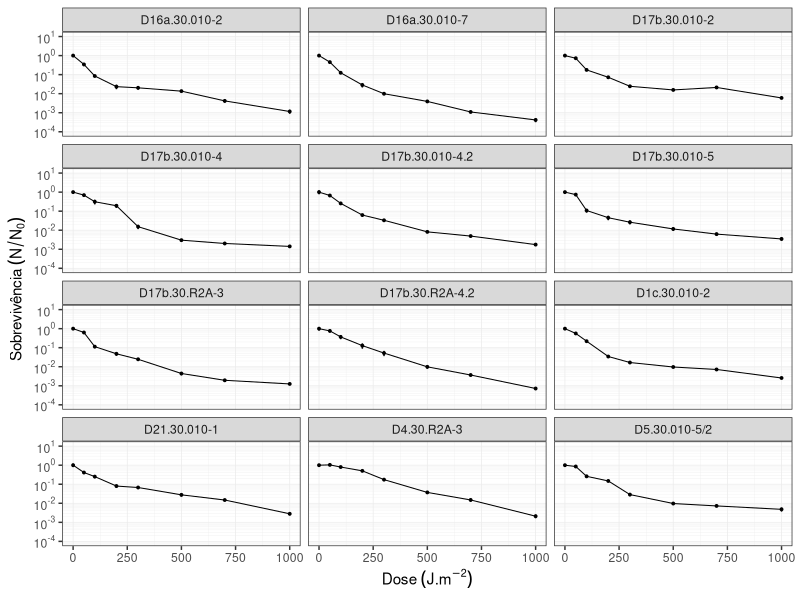
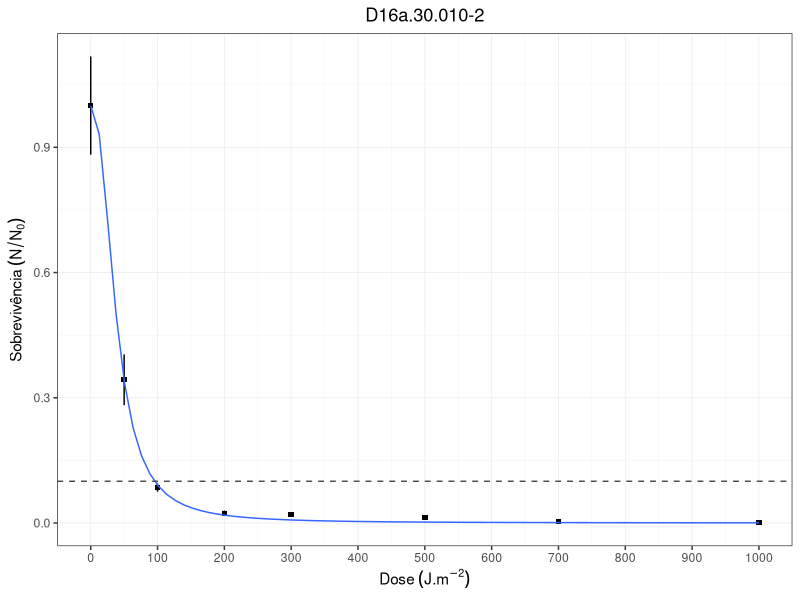
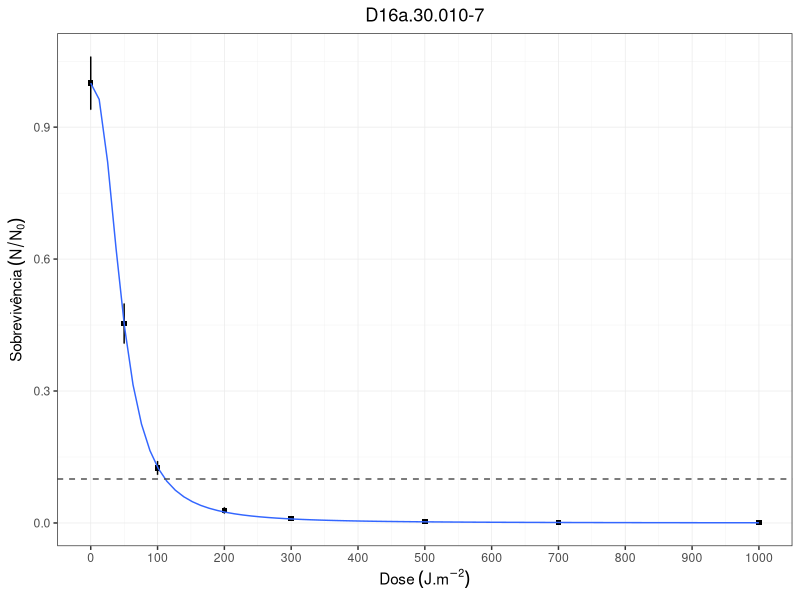
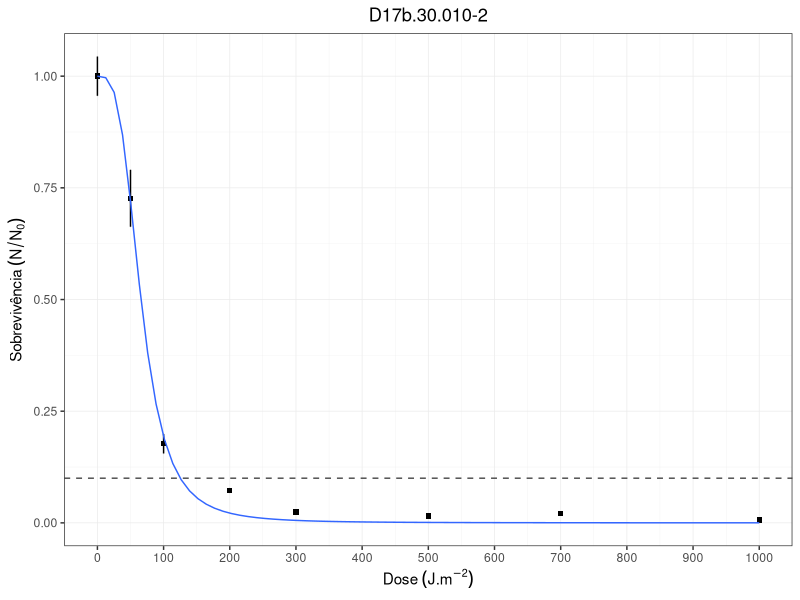
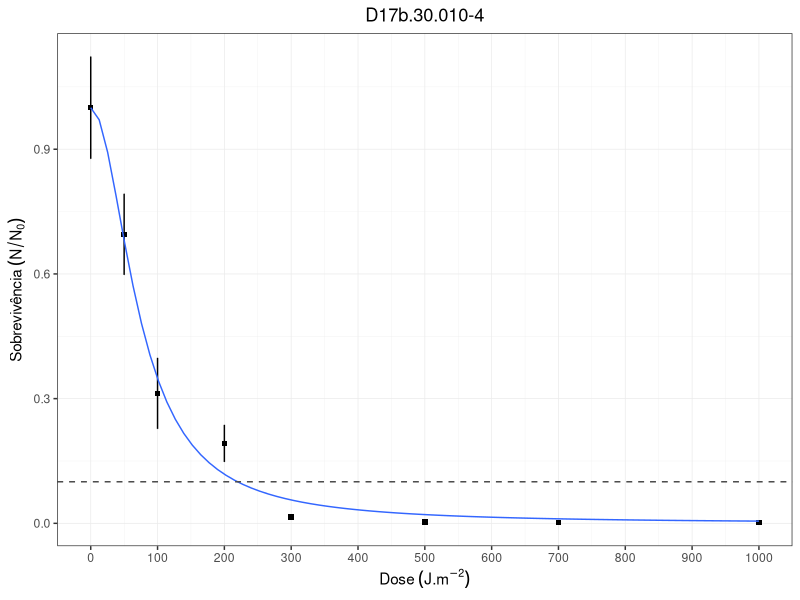
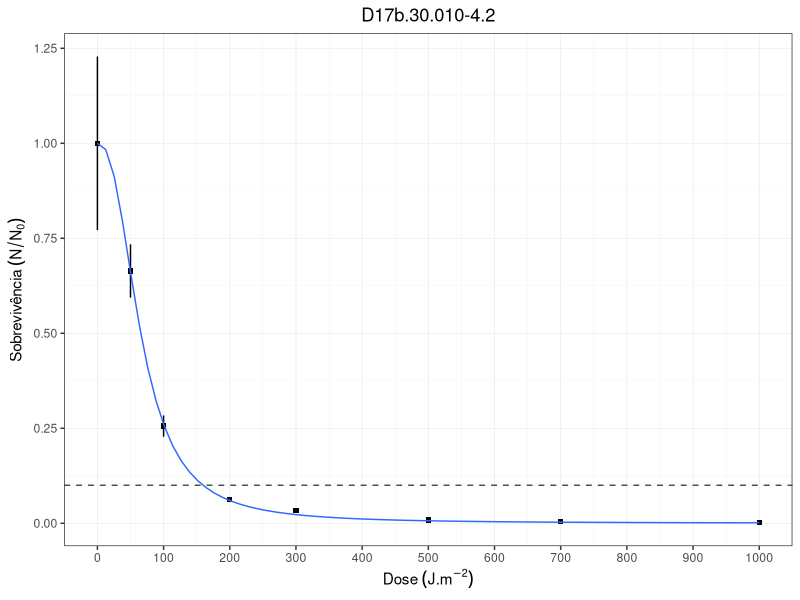
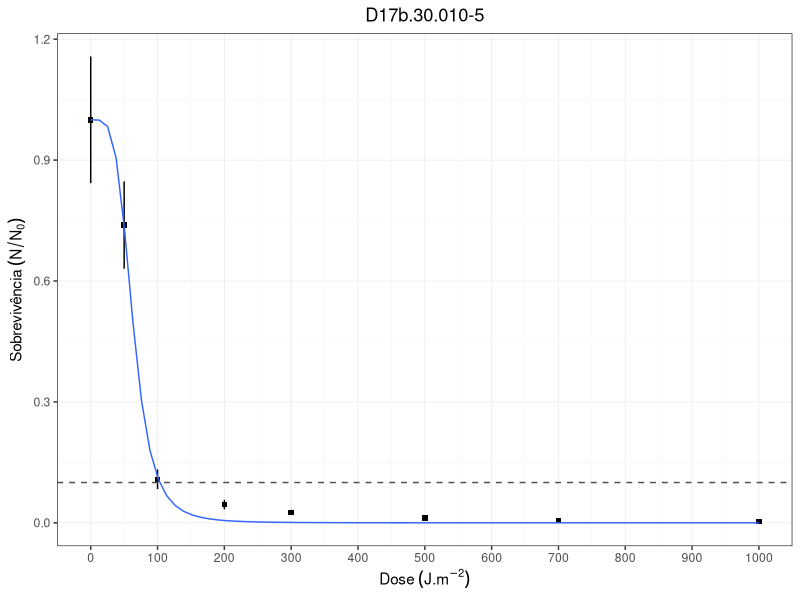
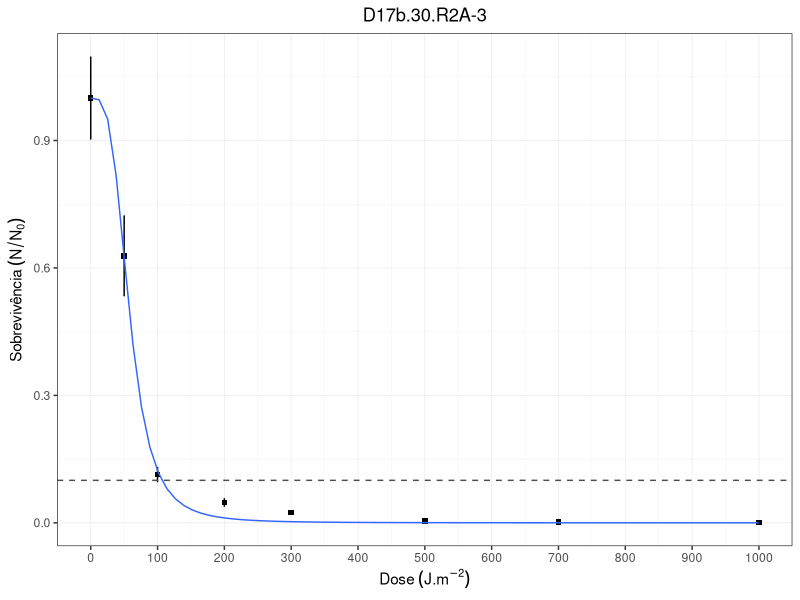

Recreate these plots in R, in order.
#Script Doutorado Ana Paula Muche Schiavo

#REGRAS DE ENTRADA:
#*************ORDEM DAS COLUNAS: 1. Espécie | 2. Dose | 3-5. UFC | 6. Fator de Diluição **********************************
#Decimal é dado por vírgula
#Primeira linha é cabeçalho

#********** PACOTES **********
install.packages('ggplot2')   # Pacote para gráficos
library(ggplot2)
install.packages('matrixStats')   # Pacote para média e devio padrão de matrizes, no caso das gotas
library(matrixStats)
install.packages('MASS')    # Pacote necessário para a notação certa no eixo Y do gráfico
library(MASS)
install.packages('scales')    # Pacote para transformação em log10 do eixo y do gráfico
library(scales)
install.packages('dplyr')
library(dplyr)

#********** FUNÇÕES **********
# Função para média corrigida
calc_media_corrigida <- function(data, col_indices) {   # col_indices -> numero de gotas (ou seja, de colunas de ufc)
  ufc <- as.matrix(data[, col_indices]) #vou pegar só as colunas de ufc
  media_ufc <- rowMeans(ufc, na.rm = TRUE)
  media_corrigida <- media_ufc * data$diluicao * 100 #multiplico por 100 no final pq quero o resultado em ml
  return(media_corrigida)
}

# Função para calcular erro associado a média corrigida
calc_erro_medcor <- function(data, col_indices) {     # col_indices -> numero de gotas (ou seja, de colunas de ufc)
  ufc <- as.matrix(data[, col_indices])
  sd <- rowSds(ufc, na.rm = TRUE)
  n <- rowSums(!is.na(ufc))
  se <- sd / sqrt(n)
  erro <- (data$diluicao)*se*100      # Multiplico por 100 no final pq quero o resultado em ml
  return(erro)
}

log10_minor_break = function (...){
  function(x) {
    minx         = floor(min(log10(x), na.rm=T))-1;
    maxx         = ceiling(max(log10(x), na.rm=T))+1;
    n_major      = maxx-minx+1;
    major_breaks = seq(minx, maxx, by=1)
    minor_breaks =
      rep(log10(seq(1, 9, by=1)), times = n_major)+
      rep(major_breaks, each = 9)
    return(10^(minor_breaks))
  }
}

#********** LEITURA **********
# Lê tabela em tsv, ou seja, separado por tab, vírgula como decimal, primeira linha é cabeçalho, preenche espáços vazios com NA
uvtab <- read.table("UVC_escolhidos.tsv", sep="\t", dec=",", quote="", header=TRUE, fill=TRUE)

#********** PROCESSAMENTO **********
col_indices <- c(3, 4, 5)   # Define quais são as colunas da tabela que tem valores de UFC
mc <- calc_media_corrigida(uvtab, col_indices)
erro_mc <- calc_erro_medcor(uvtab, col_indices)

tab_media <- cbind.data.frame(uvtab, mc, erro_mc)
tab0 <- filter(tab_media, Dose=='0')
media0 <- rep(tab0$mc, each=8)
erro0 <- rep(tab0$erro_mc, each=8)
sob <- mc/media0
erro_sob <- sqrt((sob^2) * (((erro_mc / mc)^2) + ((erro0 / media0)^2)))
tab_total <- cbind.data.frame(tab_media, sob, erro_sob)

rep1 <- filter(tab_total, Replicata=='1')
rep2 <- filter(tab_total, Replicata=='2')
rep3 <- filter(tab_total, Replicata=='3')

media_rep <- rowMeans(cbind(rep1$sob, rep2$sob, rep3$sob), na.rm = TRUE)
erro_rep <- sqrt(rowSums(cbind((1/3*rep1$erro_sob)^2, (1/3*rep2$erro_sob)^2, (1/3*rep3$erro_sob)^2), na.rm = TRUE))

tabgraf <- cbind.data.frame(rep1$Isolado, rep1$Dose, media_rep, erro_rep)
colnames(tabgraf) <- c('isolado', 'Dose', 'sob', 'erro')

#********** GRÁFICOS **********
graf_sob<- ggplot(tabgraf, aes(x=Dose, y=sob)) +
    geom_point(size=.65)+   # Coloca as bolinhas
    geom_line(linewidth=.35)+   # Coloca as linhas
    geom_errorbar(aes(ymin=sob-erro, ymax=sob+erro), width=0.15, size=.5)+    # Coloca as barras de erro
    facet_wrap(~isolado, ncol=3)+    # Deixa facetado por espécie
    theme_bw()+   # Muda a aparência para o tema certo
    xlab(bquote("Dose"~(J.m^-2)))+    # Coloca o nome do eixo x
    ylab(bquote("Sobrevivência"~(N/N[0])))+    # Coloca o nome do eixo y
    theme(
      panel.grid.major = element_line(size=.25),   # Define largura da linha maior do grid interno no gráfico
      panel.grid.minor = element_line(size=.1),   # Define largura da linha menor do grid interno do gráfico
      legend.position='none')+    # Retira a legenda
    scale_y_log10(limits = c(1e-4,10),   # Transforma o eixo y em log10 com limiter de 1 a 10^-5
                  labels = trans_format("log10", math_format(10^.x)),
                   breaks = trans_breaks("log10", function(x) 10^x, n=4),
                   minor_breaks=log10_minor_break())
graf_sob

ggsave('escolhidos_UV.png', graf_sob, device='png', unit='cm', width = 15, height = 20, dpi=300)   # Salva gráfico que acabamos de criar como um arquivo

#********** FITTING **********
x <- c(0, 50, 100, 200, 300, 500, 700, 1000)
ld10 <- c()
se_ld10 <- c()
ld1 <- c()
se_ld1 <- c()
isolado <- c()

# Isolado D16a.30.010-2
d16a_30_010_2 <- filter(tabgraf, isolado=='D16a.30.010-2')
y_16a_010_2 <- d16a_30_010_2$sob
f <- 0
fit_16a_010_2 <- nls(y_16a_010_2 ~ (1+f*x)/(1+(9+10*f*LD10)*exp(n*log(x/LD10))),
			        start = list(LD10 = 100, n = 2))
summary(fit_16a_010_2)
fit_ld1_16a_010_2 <- nls(y_16a_010_2 ~ (1+f*x)/(1+(99+100*f*LD1)*exp(n*log(x/LD1))),
			        start = list(LD1 = 500, n = 2))
summary(fit_ld1_16a_010_2)

ld10 <- append(ld10, summary(fit_16a_010_2)$parameters[1,1] , after=length(ld10))
se_ld10 <- append(se_ld10, summary(fit_16a_010_2)$parameters[1,2] , after=length(se_ld10))
ld1 <- append(ld1, summary(fit_ld1_16a_010_2)$parameters[1,1] , after=length(ld1))
se_ld1 <- append(se_ld1, summary(fit_ld1_16a_010_2)$parameters[1,2] , after=length(se_ld1))
isolado <- append(isolado, 'D16a.30.010-2', after=length(isolado))
graf_fit_16a_010_2<- ggplot(d16a_30_010_2, aes(x=Dose, y=sob)) +
    geom_point(shape=15, size=1.5)+   # Coloca as bolinhas
    geom_errorbar(aes(ymin=sob-erro, ymax=sob+erro), width=0.15, size=.5)+    # Coloca as barras de erro
    geom_smooth(method='nls', data=d16a_30_010_2,
                formula = y ~ (1+f*x)/(1+(9+10*f*LD10)*exp(n*log(x/LD10))),
                se=FALSE,
                method.args = list(start = list(LD10 = 100, n = 2)), linewidth=.5)+
    theme_bw()+   # Muda a aparência para o tema certo
    geom_hline(yintercept=.1, linetype='dashed', color= 'grey30')+
    xlab(bquote("Dose"~(J.m^-2)))+    # Coloca o nome do eixo x
    ylab(bquote("Sobrevivência"~(N/N[0])))+    # Coloca o nome do eixo y
    ggtitle('D16a.30.010-2')+
    theme(
      panel.grid.major = element_line(size=.25),   # Define largura da linha maior do grid interno no gráfico
      panel.grid.minor = element_line(size=.1),   # Define largura da linha menor do grid interno do gráfico
      legend.position='none',
      plot.title = element_text(hjust = 0.5))+
    scale_x_continuous(breaks=c(0, 100, 200, 300, 400, 500, 600, 700, 800, 900, 1000))
graf_fit_16a_010_2
ggsave('fit_16a_010_2.png', graf_fit_16a_010_2, device='png', unit='cm', width = 12, height = 10, dpi=300)


# Isolado D16a.30.010-7
d16a_30_010_7 <- filter(tabgraf, isolado=='D16a.30.010-7')
y_16a_010_7 <- d16a_30_010_7$sob
fit_16a_010_7 <- nls(y_16a_010_7 ~ (1+f*x)/(1+(9+10*f*LD10)*exp(n*log(x/LD10))),
			        start = list(LD10 = 120, n = 2))
summary(fit_16a_010_7)
fit_ld1_16a_010_7 <- nls(y_16a_010_7 ~ (1+f*x)/(1+(99+100*f*LD1)*exp(n*log(x/LD1))),
			        start = list(LD1 = 500, n = 2))
summary(fit_ld1_16a_010_7)

ld10 <- append(ld10, summary(fit_16a_010_7)$parameters[1,1] , after=length(ld10))
se_ld10 <- append(se_ld10, summary(fit_16a_010_7)$parameters[1,2] , after=length(se_ld10))
ld1 <- append(ld1, summary(fit_ld1_16a_010_7)$parameters[1,1] , after=length(ld1))
se_ld1 <- append(se_ld1, summary(fit_ld1_16a_010_7)$parameters[1,2] , after=length(se_ld1))
isolado <- append(isolado, 'D16a.30.010-7', after=length(isolado))
graf_fit_16a_010_7<- ggplot(d16a_30_010_7, aes(x=Dose, y=sob)) +
    geom_point(shape=15, size=1.5)+   # Coloca as bolinhas
    geom_errorbar(aes(ymin=sob-erro, ymax=sob+erro), width=0.15, size=.5)+    # Coloca as barras de erro
    geom_smooth(method='nls', data=d16a_30_010_7,
                formula = y ~ (1+f*x)/(1+(9+10*f*LD10)*exp(n*log(x/LD10))),
                se=FALSE,
                method.args = list(start = list(LD10 = 120, n = 2)), linewidth=.5)+
    theme_bw()+   # Muda a aparência para o tema certo
    geom_hline(yintercept=.1, linetype='dashed', color= 'grey30')+
    xlab(bquote("Dose"~(J.m^-2)))+    # Coloca o nome do eixo x
    ylab(bquote("Sobrevivência"~(N/N[0])))+    # Coloca o nome do eixo y
    ggtitle('D16a.30.010-7')+
    theme(
      panel.grid.major = element_line(size=.25),   # Define largura da linha maior do grid interno no gráfico
      panel.grid.minor = element_line(size=.1),   # Define largura da linha menor do grid interno do gráfico
      legend.position='none',
      plot.title = element_text(hjust = 0.5))+
    scale_x_continuous(breaks=c(0, 100, 200, 300, 400, 500, 600, 700, 800, 900, 1000))
graf_fit_16a_010_7
ggsave('fit_16a_010_7.png', graf_fit_16a_010_7, device='png', unit='cm', width = 12, height = 10, dpi=300)


# Isolado D17b.30.010-2
d17b_30_010_2 <- filter(tabgraf, isolado=='D17b.30.010-2')
y_17b_010_2 <- d17b_30_010_2$sob
f <-0
fit_17b_010_2 <- nls(y_17b_010_2 ~ (1+f*x)/(1+(9+10*f*LD10)*exp(n*log(x/LD10))),
              start = list(LD10 = 200, n = 2))
summary(fit_17b_010_2)
fit_ld1_17b_010_2 <- nls(y_17b_010_2 ~ (1+f*x)/(1+(99+100*f*LD1)*exp(n*log(x/LD1))),
			        start = list(LD1 = 500, n = 2))
summary(fit_ld1_17b_010_2)

ld10 <- append(ld10, summary(fit_17b_010_2)$parameters[1,1] , after=length(ld10))
se_ld10 <- append(se_ld10, summary(fit_17b_010_2)$parameters[1,2] , after=length(se_ld10))
ld1 <- append(ld1, summary(fit_ld1_17b_010_2)$parameters[1,1] , after=length(ld1))
se_ld1 <- append(se_ld1, summary(fit_ld1_17b_010_2)$parameters[1,2] , after=length(se_ld1))
isolado <- append(isolado, 'D17b.30.010-2', after=length(isolado))
graf_fit_17b_010_2<- ggplot(d17b_30_010_2, aes(x=Dose, y=sob)) +
    geom_point(shape=15, size=1.5)+   # Coloca as bolinhas
    geom_errorbar(aes(ymin=sob-erro, ymax=sob+erro), width=0.15, size=.5)+    # Coloca as barras de erro
    geom_smooth(method='nls', data=d17b_30_010_2,
                formula = y ~ (1+f*x)/(1+(9+10*f*LD10)*exp(n*log(x/LD10))),
                se=FALSE,
                method.args = list(start = list(LD10 = 200, n = 2)), linewidth=.5)+
    theme_bw()+   # Muda a aparência para o tema certo
    geom_hline(yintercept=.1, linetype='dashed', color= 'grey30')+
    xlab(bquote("Dose"~(J.m^-2)))+    # Coloca o nome do eixo x
    ylab(bquote("Sobrevivência"~(N/N[0])))+    # Coloca o nome do eixo y
    ggtitle('D17b.30.010-2')+
    theme(
      panel.grid.major = element_line(size=.25),   # Define largura da linha maior do grid interno no gráfico
      panel.grid.minor = element_line(size=.1),   # Define largura da linha menor do grid interno do gráfico
      legend.position='none',
      plot.title = element_text(hjust = 0.5))+
    scale_x_continuous(breaks=c(0, 100, 200, 300, 400, 500, 600, 700, 800, 900, 1000))
graf_fit_17b_010_2
ggsave('fit_17b_010_2.png', graf_fit_17b_010_2, device='png', unit='cm', width = 12, height = 10, dpi=300)


# Isolado D17b.30.010-4
d17b_30_010_4 <- filter(tabgraf, isolado=='D17b.30.010-4')
y_17b_010_4 <- d17b_30_010_4$sob
fit_17b_010_4 <- nls(y_17b_010_4 ~ (1+f*x)/(1+(9+10*f*LD10)*exp(n*log(x/LD10))),
			        start = list(LD10 = 200, n = 2))
summary(fit_17b_010_4)
fit_ld1_17b_010_4 <- nls(y_17b_010_4 ~ (1+f*x)/(1+(99+100*f*LD1)*exp(n*log(x/LD1))),
			        start = list(LD1 = 500, n = 2))
summary(fit_ld1_17b_010_4)

ld10 <- append(ld10, summary(fit_17b_010_4)$parameters[1,1] , after=length(ld10))
se_ld10 <- append(se_ld10, summary(fit_17b_010_4)$parameters[1,2] , after=length(se_ld10))
ld1 <- append(ld1, summary(fit_ld1_17b_010_4)$parameters[1,1] , after=length(ld1))
se_ld1 <- append(se_ld1, summary(fit_ld1_17b_010_4)$parameters[1,2] , after=length(se_ld1))
isolado <- append(isolado, 'D17b.30.010-4', after=length(isolado))
graf_fit_17b_010_4<- ggplot(d17b_30_010_4, aes(x=Dose, y=sob)) +
    geom_point(shape=15, size=1.5)+   # Coloca as bolinhas
    geom_errorbar(aes(ymin=sob-erro, ymax=sob+erro), width=0.15, size=.5)+    # Coloca as barras de erro
    geom_smooth(method='nls', data=d17b_30_010_4,
                formula = y ~ (1+f*x)/(1+(9+10*f*LD10)*exp(n*log(x/LD10))),
                se=FALSE,
                method.args = list(start = list(LD10 = 200, n = 2)), linewidth=.5)+
    theme_bw()+   # Muda a aparência para o tema certo
    geom_hline(yintercept=.1, linetype='dashed', color= 'grey30')+
    xlab(bquote("Dose"~(J.m^-2)))+    # Coloca o nome do eixo x
    ylab(bquote("Sobrevivência"~(N/N[0])))+    # Coloca o nome do eixo y
    ggtitle('D17b.30.010-4')+
    theme(
      panel.grid.major = element_line(size=.25),   # Define largura da linha maior do grid interno no gráfico
      panel.grid.minor = element_line(size=.1),   # Define largura da linha menor do grid interno do gráfico
      legend.position='none',
      plot.title = element_text(hjust = 0.5))+
    scale_x_continuous(breaks=c(0, 100, 200, 300, 400, 500, 600, 700, 800, 900, 1000))
graf_fit_17b_010_4
ggsave('fit_17b_010_4.png', graf_fit_17b_010_4, device='png', unit='cm', width = 12, height = 10, dpi=300)


# Isolado D17b.30.010-4.2
d17b_30_010_42 <- filter(tabgraf, isolado=='D17b.30.010-4.2')
y_17b_010_42 <- d17b_30_010_42$sob
fit_17b_010_42 <- nls(y_17b_010_42 ~ (1+f*x)/(1+(9+10*f*LD10)*exp(n*log(x/LD10))),
			        start = list(LD10 = 200, n = 2))
summary(fit_17b_010_42)
fit_ld1_17b_010_42 <- nls(y_17b_010_42 ~ (1+f*x)/(1+(99+100*f*LD1)*exp(n*log(x/LD1))),
			        start = list(LD1 = 500, n = 2))
summary(fit_ld1_17b_010_42)
ld10 <- append(ld10, summary(fit_17b_010_42)$parameters[1,1] , after=length(ld10))
se_ld10 <- append(se_ld10, summary(fit_17b_010_42)$parameters[1,2] , after=length(se_ld10))
ld1 <- append(ld1, summary(fit_ld1_17b_010_42)$parameters[1,1] , after=length(ld1))
se_ld1 <- append(se_ld1, summary(fit_ld1_17b_010_42)$parameters[1,2] , after=length(se_ld1))
isolado <- append(isolado, 'D17b.30.010-4.2', after=length(isolado))
graf_fit_17b_010_42<- ggplot(d17b_30_010_42, aes(x=Dose, y=sob)) +
    geom_point(shape=15, size=1.5)+   # Coloca as bolinhas
    geom_errorbar(aes(ymin=sob-erro, ymax=sob+erro), width=0.15, size=.5)+    # Coloca as barras de erro
    geom_smooth(method='nls', data=d17b_30_010_42,
                formula = y ~ (1+f*x)/(1+(9+10*f*LD10)*exp(n*log(x/LD10))),
                se=FALSE,
                method.args = list(start = list(LD10 = 200, n = 2)), linewidth=.5)+
    theme_bw()+   # Muda a aparência para o tema certo
    geom_hline(yintercept=.1, linetype='dashed', color= 'grey30')+
    xlab(bquote("Dose"~(J.m^-2)))+    # Coloca o nome do eixo x
    ylab(bquote("Sobrevivência"~(N/N[0])))+    # Coloca o nome do eixo y
    ggtitle('D17b.30.010-4.2')+
    theme(
      panel.grid.major = element_line(size=.25),   # Define largura da linha maior do grid interno no gráfico
      panel.grid.minor = element_line(size=.1),   # Define largura da linha menor do grid interno do gráfico
      legend.position='none',
      plot.title = element_text(hjust = 0.5))+
    scale_x_continuous(breaks=c(0, 100, 200, 300, 400, 500, 600, 700, 800, 900, 1000))
graf_fit_17b_010_42
ggsave('fit_17b_010_42.png', graf_fit_17b_010_42, device='png', unit='cm', width = 12, height = 10, dpi=300)


# Isolado D17b.30.010-5
d17b_30_010_5 <- filter(tabgraf, isolado=='D17b.30.010-5')
y_17b_010_5 <- d17b_30_010_5$sob
fit_17b_010_5 <- nls(y_17b_010_5 ~ (1+f*x)/(1+(9+10*f*LD10)*exp(n*log(x/LD10))),
			        start = list(LD10 = 150, n = 2))
summary(fit_17b_010_5)
fit_ld1_17b_010_5 <- nls(y_17b_010_5 ~ (1+f*x)/(1+(99+100*f*LD1)*exp(n*log(x/LD1))),
			        start = list(LD1 = 200, n = 4))
summary(fit_ld1_17b_010_5)

ld10 <- append(ld10, summary(fit_17b_010_5)$parameters[1,1] , after=length(ld10))
se_ld10 <- append(se_ld10, summary(fit_17b_010_5)$parameters[1,2] , after=length(se_ld10))
ld1 <- append(ld1, summary(fit_ld1_17b_010_5)$parameters[1,1] , after=length(ld1))
se_ld1 <- append(se_ld1, summary(fit_ld1_17b_010_5)$parameters[1,2] , after=length(se_ld1))
isolado <- append(isolado, 'D17b.30.010-5', after=length(isolado))
graf_fit_17b_010_5<- ggplot(d17b_30_010_5, aes(x=Dose, y=sob)) +
    geom_point(shape=15, size=1.5)+   # Coloca as bolinhas
    geom_errorbar(aes(ymin=sob-erro, ymax=sob+erro), width=0.15, size=.5)+    # Coloca as barras de erro
    geom_smooth(method='nls', data=d17b_30_010_5,
                formula = y ~ (1+f*x)/(1+(9+10*f*LD10)*exp(n*log(x/LD10))),
                se=FALSE,
                method.args = list(start = list(LD10 = 150, n = 2)), linewidth=.5)+
    theme_bw()+   # Muda a aparência para o tema certo
    geom_hline(yintercept=.1, linetype='dashed', color= 'grey30')+
    xlab(bquote("Dose"~(J.m^-2)))+    # Coloca o nome do eixo x
    ylab(bquote("Sobrevivência"~(N/N[0])))+    # Coloca o nome do eixo y
    ggtitle('D17b.30.010-5')+
    theme(
      panel.grid.major = element_line(size=.25),   # Define largura da linha maior do grid interno no gráfico
      panel.grid.minor = element_line(size=.1),
        # Define largura da linha menor do grid interno do gráfico
      legend.position='none',
      plot.title = element_text(hjust = 0.5))+
    scale_x_continuous(breaks=c(0, 100, 200, 300, 400, 500, 600, 700, 800, 900, 1000))
graf_fit_17b_010_5
ggsave('fit_17b_010_5.png', graf_fit_17b_010_5, device='png', unit='cm', width = 12, height = 10, dpi=300)


# Isolado D17b.30.R2A-3
d17b_30_R2A_3 <- filter(tabgraf, isolado=='D17b.30.R2A-3')
y_17b_R2A_3 <- d17b_30_R2A_3$sob
fit_17b_R2A_3 <- nls(y_17b_R2A_3 ~ (1+f*x)/(1+(9+10*f*LD10)*exp(n*log(x/LD10))),
			        start = list(LD10 = 100, n = 2))
summary(fit_17b_R2A_3)
fit_ld1_17b_R2A_3 <- nls(y_17b_R2A_3 ~ (1+f*x)/(1+(99+100*f*LD1)*exp(n*log(x/LD1))),
			        start = list(LD1 = 500, n = 2))
summary(fit_ld1_17b_R2A_3)

ld10 <- append(ld10, summary(fit_17b_R2A_3)$parameters[1,1] , after=length(ld10))
se_ld10 <- append(se_ld10, summary(fit_17b_R2A_3)$parameters[1,2] , after=length(se_ld10))
ld1 <- append(ld1, summary(fit_ld1_17b_R2A_3)$parameters[1,1] , after=length(ld1))
se_ld1 <- append(se_ld1, summary(fit_ld1_17b_R2A_3)$parameters[1,2] , after=length(se_ld1))
isolado <- append(isolado, 'D17b.30.R2A-3', after=length(isolado))
graf_fit_17b_R2A_3<- ggplot(d17b_30_R2A_3, aes(x=Dose, y=sob)) +
    geom_point(shape=15, size=1.5)+   # Coloca as bolinhas
    geom_errorbar(aes(ymin=sob-erro, ymax=sob+erro), width=0.15, size=.5)+    # Coloca as barras de erro
    geom_smooth(method='nls', data=d17b_30_R2A_3,
                formula = y ~ (1+f*x)/(1+(9+10*f*LD10)*exp(n*log(x/LD10))),
                se=FALSE,
                method.args = list(start = list(LD10 = 100, n = 2)), linewidth=.5)+
    theme_bw()+   # Muda a aparência para o tema certo
    geom_hline(yintercept=.1, linetype='dashed', color= 'grey30')+
    xlab(bquote("Dose"~(J.m^-2)))+    # Coloca o nome do eixo x
    ylab(bquote("Sobrevivência"~(N/N[0])))+    # Coloca o nome do eixo y
    ggtitle('D17b.30.R2A-3')+
    theme(
      panel.grid.major = element_line(size=.25),   # Define largura da linha maior do grid interno no gráfico
      panel.grid.minor = element_line(size=.1),
        # Define largura da linha menor do grid interno do gráfico
      legend.position='none',
      plot.title = element_text(hjust = 0.5))+
    scale_x_continuous(breaks=c(0, 100, 200, 300, 400, 500, 600, 700, 800, 900, 1000))
graf_fit_17b_R2A_3
ggsave('fit_17b_R2A_3.png', graf_fit_17b_R2A_3, device='png', unit='cm', width = 12, height = 10, dpi=300)


# Isolado D17b.30.R2A-4.2
d17b_30_R2A_42 <- filter(tabgraf, isolado=='D17b.30.R2A-4.2')
y_17b_R2A_42 <- d17b_30_R2A_42$sob
fit_17b_R2A_42 <- nls(y_17b_R2A_42 ~ (1+f*x)/(1+(9+10*f*LD10)*exp(n*log(x/LD10))),
			        start = list(LD10 = 250, n = 2))
summary(fit_17b_R2A_42)
fit_ld1_17b_R2A_42 <- nls(y_17b_R2A_42 ~ (1+f*x)/(1+(99+100*f*LD1)*exp(n*log(x/LD1))),
			        start = list(LD1 = 500, n = 2))
summary(fit_ld1_17b_R2A_42)

ld10 <- append(ld10, summary(fit_17b_R2A_42)$parameters[1,1] , after=length(ld10))
se_ld10 <- append(se_ld10, summary(fit_17b_R2A_42)$parameters[1,2] , after=length(se_ld10))
ld1 <- append(ld1, summary(fit_ld1_17b_R2A_42)$parameters[1,1] , after=length(ld1))
se_ld1 <- append(se_ld1, summary(fit_ld1_17b_R2A_42)$parameters[1,2] , after=length(se_ld1))
isolado <- append(isolado, 'D17b.30.R2A-4.2', after=length(isolado))
graf_fit_17b_R2A_42<- ggplot(d17b_30_R2A_42, aes(x=Dose, y=sob)) +
    geom_point(shape=15, size=1.5)+   # Coloca as bolinhas
    geom_errorbar(aes(ymin=sob-erro, ymax=sob+erro), width=0.15, size=.5)+    # Coloca as barras de erro
    geom_smooth(method='nls', data=d17b_30_R2A_42,
                formula = y ~ (1+f*x)/(1+(9+10*f*LD10)*exp(n*log(x/LD10))),
                se=FALSE,
                method.args = list(start = list(LD10 = 250, n = 2)), linewidth=.5)+
    theme_bw()+   # Muda a aparência para o tema certo
    geom_hline(yintercept=.1, linetype='dashed', color= 'grey30')+
    xlab(bquote("Dose"~(J.m^-2)))+    # Coloca o nome do eixo x
    ylab(bquote("Sobrevivência"~(N/N[0])))+    # Coloca o nome do eixo y
    ggtitle('D17b.30.R2A-4.2')+
    theme(
      panel.grid.major = element_line(size=.25),   # Define largura da linha maior do grid interno no gráfico
      panel.grid.minor = element_line(size=.1),
        # Define largura da linha menor do grid interno do gráfico
      legend.position='none',
      plot.title = element_text(hjust = 0.5))+
    scale_x_continuous(breaks=c(0, 100, 200, 300, 400, 500, 600, 700, 800, 900, 1000))
graf_fit_17b_R2A_42
ggsave('fit_17b_R2A_42.png', graf_fit_17b_R2A_42, device='png', unit='cm', width = 12, height = 10, dpi=300)

# Isolado D1c.30.010-2
d1c_30_010_2 <- filter(tabgraf, isolado=='D1c.30.010-2')
y_1c_010_2 <- d1c_30_010_2$sob
fit_1c_010_2 <- nls(y_1c_010_2 ~ (1+f*x)/(1+(9+10*f*LD10)*exp(n*log(x/LD10))),
			        start = list(LD10 = 100, n = 2))
summary(fit_1c_010_2)
fit_ld1_1c_010_2 <- nls(y_1c_010_2 ~ (1+f*x)/(1+(99+100*f*LD1)*exp(n*log(x/LD1))),
			        start = list(LD1 = 500, n = 2))
summary(fit_ld1_1c_010_2)

ld10 <- append(ld10, summary(fit_1c_010_2)$parameters[1,1] , after=length(ld10))
se_ld10 <- append(se_ld10, summary(fit_1c_010_2)$parameters[1,2] , after=length(se_ld10))
ld1 <- append(ld1, summary(fit_ld1_1c_010_2)$parameters[1,1] , after=length(ld1))
se_ld1 <- append(se_ld1, summary(fit_ld1_1c_010_2)$parameters[1,2] , after=length(se_ld1))
isolado <- append(isolado, 'D1c.30.010-2', after=length(isolado))
graf_fit_1c_010_2<- ggplot(d1c_30_010_2, aes(x=Dose, y=sob)) +
    geom_point(shape=15, size=1.5)+   # Coloca as bolinhas
    geom_errorbar(aes(ymin=sob-erro, ymax=sob+erro), width=0.15, size=.5)+    # Coloca as barras de erro
    geom_smooth(method='nls', data=d1c_30_010_2,
                formula = y ~ (1+f*x)/(1+(9+10*f*LD10)*exp(n*log(x/LD10))),
                se=FALSE,
                method.args = list(start = list(LD10 = 100, n = 2)), linewidth=.5)+
    theme_bw()+   # Muda a aparência para o tema certo
    geom_hline(yintercept=.1, linetype='dashed', color= 'grey30')+
    xlab(bquote("Dose"~(J.m^-2)))+    # Coloca o nome do eixo x
    ylab(bquote("Sobrevivência"~(N/N[0])))+    # Coloca o nome do eixo y
    ggtitle('D1c.30.010-2')+
    theme(
      panel.grid.major = element_line(size=.25),   # Define largura da linha maior do grid interno no gráfico
      panel.grid.minor = element_line(size=.1),   # Define largura da linha menor do grid interno do gráfico
      legend.position='none',
      plot.title = element_text(hjust = 0.5))+
    scale_x_continuous(breaks=c(0, 100, 200, 300, 400, 500, 600, 700, 800, 900, 1000))
graf_fit_1c_010_2
ggsave('fit_1c_010_2.png', graf_fit_1c_010_2, device='png', unit='cm', width = 12, height = 10, dpi=300)


# Isolado D21.30.010-1
d21_30_010_1 <- filter(tabgraf, isolado=='D21.30.010-1')
y_21_010_1 <- d21_30_010_1$sob
fit_21_010_1 <- nls(y_21_010_1 ~ (1+f*x)/(1+(9+10*f*LD10)*exp(n*log(x/LD10))),
			        start = list(LD10 = 100, n = 2))
summary(fit_21_010_1)
fit_ld1_21_010_1 <- nls(y_21_010_1 ~ (1+f*x)/(1+(99+100*f*LD1)*exp(n*log(x/LD1))),
			        start = list(LD1 = 500, n = 2))
summary(fit_ld1_21_010_1)

ld10 <- append(ld10, summary(fit_21_010_1)$parameters[1,1] , after=length(ld10))
se_ld10 <- append(se_ld10, summary(fit_21_010_1)$parameters[1,2] , after=length(se_ld10))
ld1 <- append(ld1, summary(fit_ld1_21_010_1)$parameters[1,1] , after=length(ld1))
se_ld1 <- append(se_ld1, summary(fit_ld1_21_010_1)$parameters[1,2] , after=length(se_ld1))
isolado <- append(isolado, 'D21.30.010-1', after=length(isolado))
graf_fit_21_010_1<- ggplot(d21_30_010_1, aes(x=Dose, y=sob)) +
    geom_point(shape=15, size=1.5)+   # Coloca as bolinhas
    geom_errorbar(aes(ymin=sob-erro, ymax=sob+erro), width=0.15, size=.5)+    # Coloca as barras de erro
    geom_smooth(method='nls', data=d21_30_010_1,
                formula = y ~ (1+f*x)/(1+(9+10*f*LD10)*exp(n*log(x/LD10))),
                se=FALSE,
                method.args = list(start = list(LD10 = 100, n = 2)), linewidth=.5)+
    theme_bw()+   # Muda a aparência para o tema certo
    geom_hline(yintercept=.1, linetype='dashed', color= 'grey30')+
    xlab(bquote("Dose"~(J.m^-2)))+    # Coloca o nome do eixo x
    ylab(bquote("Sobrevivência"~(N/N[0])))+    # Coloca o nome do eixo y
    ggtitle('D21.30.010-1')+
    theme(
      panel.grid.major = element_line(size=.25),   # Define largura da linha maior do grid interno no gráfico
      panel.grid.minor = element_line(size=.1),   # Define largura da linha menor do grid interno do gráfico
      legend.position='none',
      plot.title = element_text(hjust = 0.5))+
    scale_x_continuous(breaks=c(0, 100, 200, 300, 400, 500, 600, 700, 800, 900, 1000))
graf_fit_21_010_1
ggsave('fit_21_010_1.png', graf_fit_21_010_1, device='png', unit='cm', width = 12, height = 10, dpi=300)


# #### Isolado D4.30.R2A-3
d4_30_R2A_3 <- filter(tabgraf, isolado=='D4.30.R2A-3')
y_4_R2A_3 <- d4_30_R2A_3$sob
fit_4_R2A_3 <- nls(y_4_R2A_3 ~ (1+f*x)/(1+(9+10*f*LD10)*exp(n*log(x/LD10))),
			        start = list(LD10 = 400, n =  3))
summary(fit_4_R2A_3)

fit_ld1_4_R2A_3 <- nls(y_4_R2A_3 ~ (1+f*x)/(1+(99+100*f*LD1)*exp(n*log(x/LD1))),
			        start = list(LD1 = 700, n = 3))
summary(fit_ld1_4_R2A_3)

ld10 <- append(ld10, summary(fit_4_R2A_3)$parameters[1,1] , after=length(ld10))
se_ld10 <- append(se_ld10, summary(fit_4_R2A_3)$parameters[1,2] , after=length(se_ld10))
ld1 <- append(ld1, summary(fit_ld1_4_R2A_3)$parameters[1,1] , after=length(ld1))
se_ld1 <- append(se_ld1, summary(fit_ld1_4_R2A_3)$parameters[1,2] , after=length(se_ld1))
isolado <- append(isolado, 'D4.30.R2A-3', after=length(isolado))

graf_fit_4_R2A_3<- ggplot(d4_30_R2A_3, aes(x=Dose, y=sob)) +
    geom_point(shape=15, size=1.5)+   # Coloca as bolinhas
    geom_errorbar(aes(ymin=sob-erro, ymax=sob+erro), width=0.15, size=.5)+    # Coloca as barras de erro
    geom_smooth(method='nls', data=d4_30_R2A_3,
                formula = y ~ (1+f*x)/(1+(9+10*f*LD10)*exp(n*log(x/LD10))),
                se=FALSE,
                method.args = list(start = list(LD10 = 400, n = 3)), linewidth=.5)+
    theme_bw()+   # Muda a aparência para o tema certo
    geom_hline(yintercept=.1, linetype='dashed', color= 'grey30')+
    xlab(bquote("Dose"~(J.m^-2)))+    # Coloca o nome do eixo x
    ylab(bquote("Sobrevivência"~(N/N[0])))+    # Coloca o nome do eixo y
    ggtitle('D4.30.R2A-3')+
    theme(
      panel.grid.major = element_line(size=.25),   # Define largura da linha maior do grid interno no gráfico
      panel.grid.minor = element_line(size=.1),   # Define largura da linha menor do grid interno do gráfico
      legend.position='none',
      plot.title = element_text(hjust = 0.5))+
    scale_x_continuous(breaks=c(0, 100, 200, 300, 400, 500, 600, 700, 800, 900, 1000))
graf_fit_4_R2A_3
ggsave('fit_4_R2A_3.png', graf_fit_4_R2A_3, device='png', unit='cm', width = 12, height = 10, dpi=300)


# Isolado D5.30.010-5/2
d5_30_010_52 <- filter(tabgraf, isolado=='D5.30.010-5/2')
y_5_010_52 <- d5_30_010_52$sob
fit_5_010_52 <- nls(y_5_010_52 ~ (1+f*x)/(1+(9+10*f*LD10)*exp(n*log(x/LD10))),
			        start = list(LD10 = 170, n = 2))
summary(fit_5_010_52)
fit_ld1_5_010_52 <- nls(y_5_010_52 ~ (1+f*x)/(1+(99+100*f*LD1)*exp(n*log(x/LD1))),
			        start = list(LD1 = 500, n = 2))
summary(fit_ld1_5_010_52)

ld10 <- append(ld10, summary(fit_5_010_52)$parameters[1,1] , after=length(ld10))
se_ld10 <- append(se_ld10, summary(fit_5_010_52)$parameters[1,2] , after=length(se_ld10))
ld1 <- append(ld1, summary(fit_ld1_5_010_52)$parameters[1,1] , after=length(ld1))
se_ld1 <- append(se_ld1, summary(fit_ld1_5_010_52)$parameters[1,2] , after=length(se_ld1))
isolado <- append(isolado, 'D5.30.010-5/2', after=length(isolado))
graf_fit_5_010_52<- ggplot(d5_30_010_52, aes(x=Dose, y=sob)) +
    geom_point(shape=15, size=1.5)+   # Coloca as bolinhas
    geom_errorbar(aes(ymin=sob-erro, ymax=sob+erro), width=0.15, size=.5)+    # Coloca as barras de erro
    geom_smooth(method='nls', data=d5_30_010_52,
                formula = y ~ (1+f*x)/(1+(9+10*f*LD10)*exp(n*log(x/LD10))),
                se=FALSE,
                method.args = list(start = list(LD10 = 170, n = 2)), linewidth=.5)+
    theme_bw()+   # Muda a aparência para o tema certo
    geom_hline(yintercept=.1, linetype='dashed', color= 'grey30')+
    xlab(bquote("Dose"~(J.m^-2)))+    # Coloca o nome do eixo x
    ylab(bquote("Sobrevivência"~(N/N[0])))+    # Coloca o nome do eixo y
    ggtitle('D5.30.010-5/2')+
    theme(
      panel.grid.major = element_line(size=.25),   # Define largura da linha maior do grid interno no gráfico
      panel.grid.minor = element_line(size=.1),   # Define largura da linha menor do grid interno do gráfico
      legend.position='none',
      plot.title = element_text(hjust = 0.5))+
    scale_x_continuous(breaks=c(0, 100, 200, 300, 400, 500, 600, 700, 800, 900, 1000))
graf_fit_5_010_52
ggsave('fit_5_010_52.png', graf_fit_5_010_52, device='png', unit='cm', width = 12, height = 10, dpi=300)


#********** GRÁFICO LD10 **********
tab_ld10 <- cbind.data.frame(isolado, ld10, se_ld10)
write.table(tab_ld10, file='ld10_tab.tsv', sep='\t', row.names=FALSE, dec=',')
tab_ld1 <- cbind.data.frame(isolado, ld1, se_ld1)

graf_ld10 <- ggplot(tab_ld10, aes(x=isolado, y=ld10))+
  geom_bar(stat="identity", width=0.4)+
  geom_text(aes(label=ld10), vjust=-0.2)+
  theme_bw()+
  theme(axis.text.x = element_text(angle=90, vjust=0.5, hjust=1))

graf_ld10

graf_ld10 <- ggplot(tab_ld10, aes(x=isolado, y=ld10))+
  geom_segment(aes(x=isolado, xend=isolado, y=0, yend=ld10), linetype='dashed', color='gray50')+
  geom_point(size=2)+
  geom_errorbar(aes(ymin=ld10-se_ld10, ymax=ld10+se_ld10), width=0.15, linewidth=.2)+
  theme_bw()+
  theme(axis.text.x = element_text(angle=90, vjust=0.5, hjust=1))

graf_ld10
